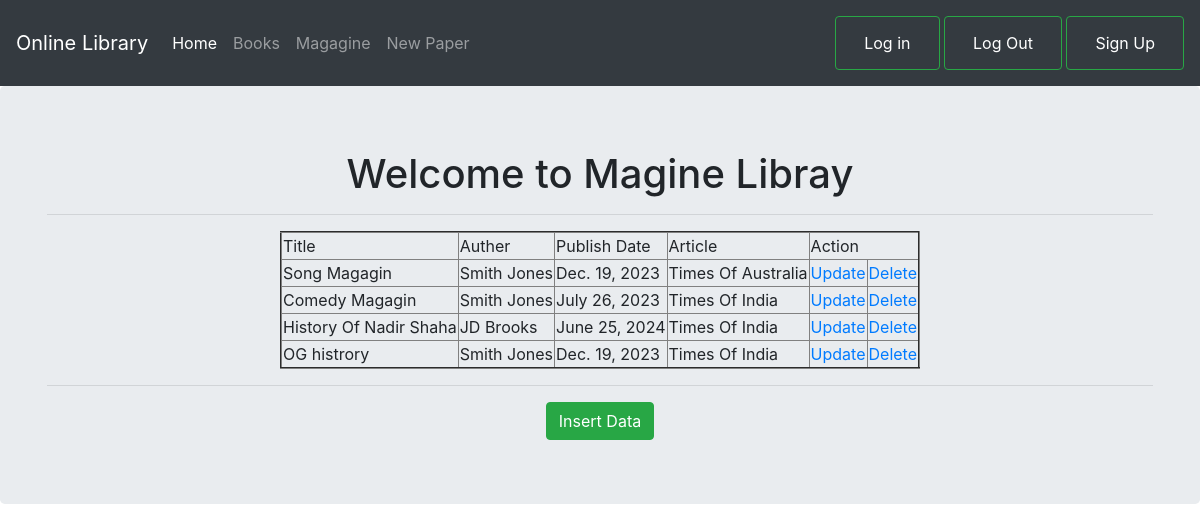
The page /magagin/ (signed in) on the database its author committed.
### testapp/models.py (models this page shows)
class Magagin(models.Model):
    title=models.CharField(max_length=30)
    author=models.CharField(max_length=30)
    publish_date=models.DateField()
    article=models.CharField(max_length=30)

### testapp/views.py (the view)
# urls.py: path('magagin/', views.magagin_view),
@login_required
def magagin_view(request):
    all_data=Magagin.objects.all()
    return render(request,'testapp/magagin.html',{'all_data':all_data})

### template/testapp/magagin.html
<!DOCTYPE html>
{% extends 'testapp/base.html' %}
{% block nav_block %}
<div class="jumbotron"  align="center">
    <div class="container">
        <h1>Welcome to Magine Libray </h1>
        <hr>
        {% if all_data %}
        <table border="2">
            <thead>
                <td>Title</td>
                <td>Auther</td>
                <td>Publish Date</td>
                <td>Article</td>
                <td colspan="2">Action</td>
            </thead>
            {% for data in all_data %}
            <tr>
                <td>{{data.title}}</td>
                <td>{{data.author}}</td>
                <td>{{data.publish_date}}</td>
                <td>{{data.article}}</td>
                <td><a href="/updatemagagin/{{data.id}}">Update</a></td>
                <td><a href="/deletemagagin/{{data.id}}">Delete</a></td>
            </tr>
             {% endfor %}
        </table>
        {% else %}
        <h1>No data Found</h1>
        {% endif %}
        <hr>
        <a href="/magaginform" class="btn btn-success">Insert Data</a>
    </div>
</div>
{% endblock %}

### rows shown on the page
Magagin: title "Song Magagin", author "Smith Jones", publish_date "Dec. 19, 2023", article "Times Of Australia"
Magagin: title "Comedy Magagin", author "Smith Jones", publish_date "July 26, 2023", article "Times Of India"
Magagin: title "History Of Nadir Shaha", author "JD Brooks", publish_date "June 25, 2024", article "Times Of India"
Magagin: title "OG histrory", author "Smith Jones", publish_date "Dec. 19, 2023", article "Times Of India"
